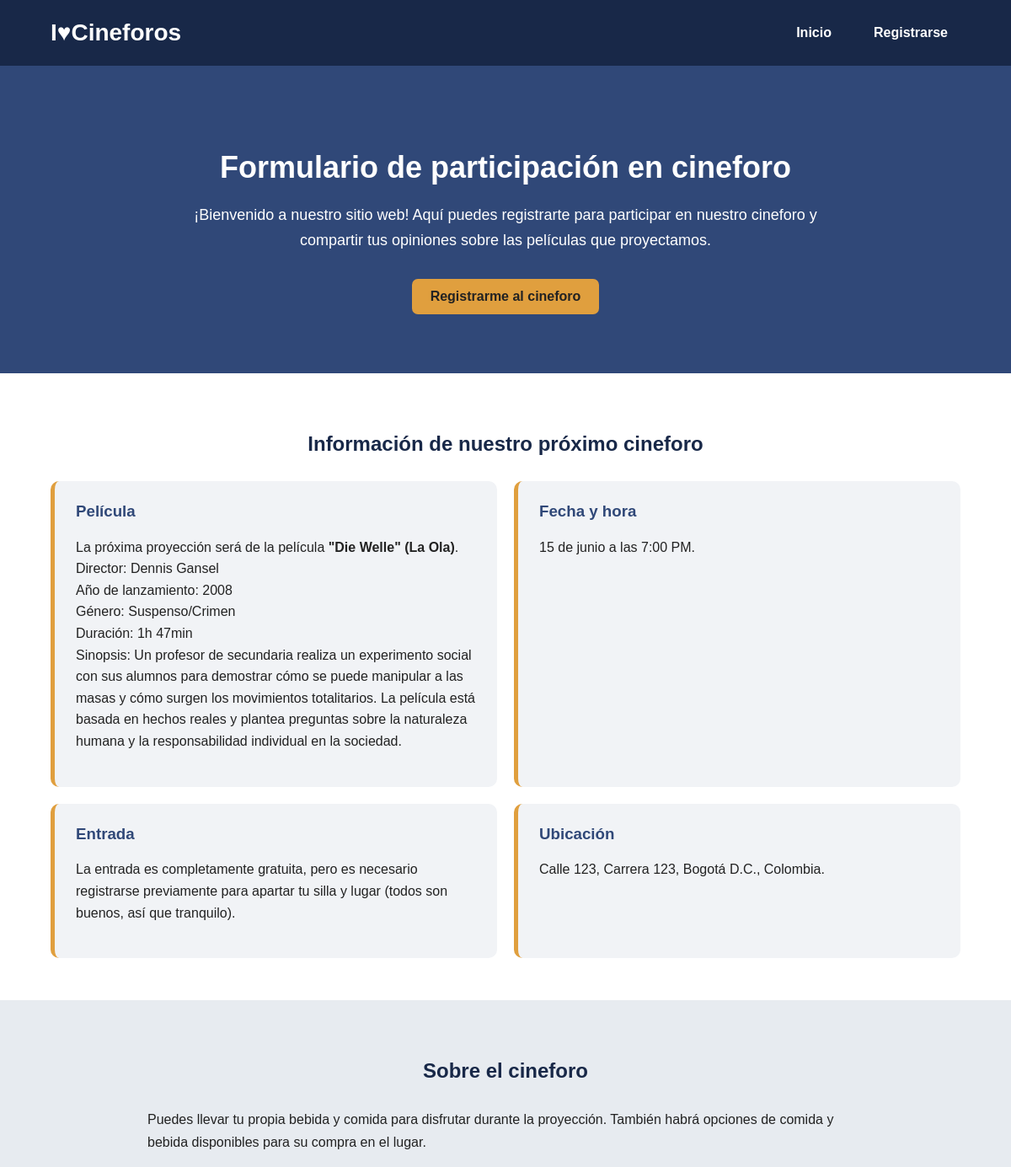
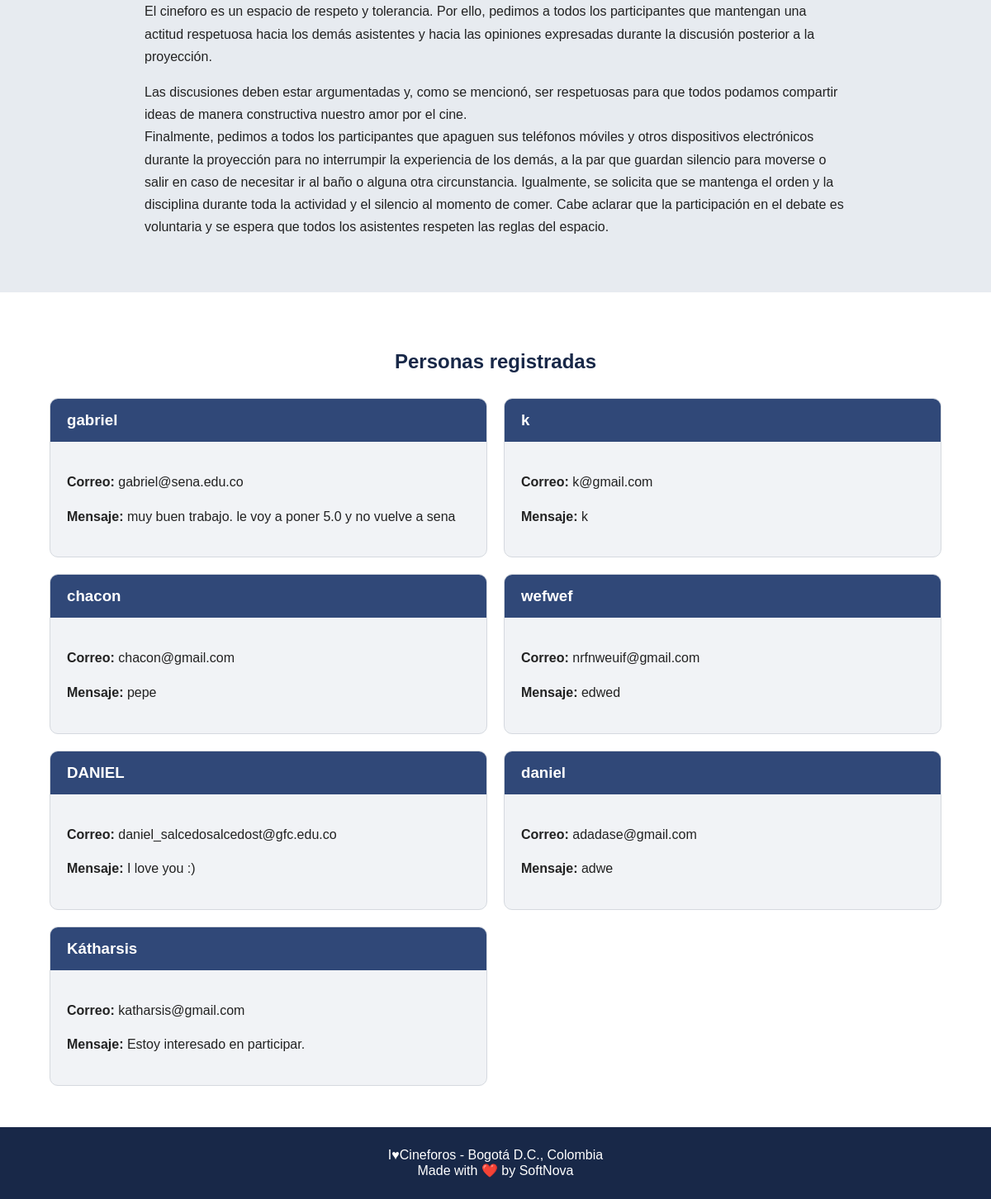
The page / on the database its author committed (2 pictures, top to bottom).
### tables this page shows
CREATE TABLE contactos (
    id INTEGER PRIMARY KEY AUTOINCREMENT,
    nombre TEXT NOT NULL,
    correo TEXT NOT NULL,
    mensaje TEXT NOT NULL
);

### app.py (the view)
@app.route("/")
def inicio():
    conexion = conectar_bd()
    contactos = conexion.execute(
        "SELECT * FROM contactos ORDER BY id DESC"
    ).fetchall()
    conexion.close()
    return render_template("index.html", contactos=contactos)

### app.py (called while the page is built)
def conectar_bd():
    conexion = sqlite3.connect(DATABASE)
    conexion.row_factory = sqlite3.Row
    return conexion

### templates/index.html (shortened to what this page needs)
<!DOCTYPE html>
<html lang="es">
<head>
    <link rel="stylesheet"
          href="{{ url_for('static', filename='css/styles.css') }}">
</head>
<body>
    <header class="encabezado">
        <div class="contenedor encabezado-contenido">
            <div class="logo">
                <h1>I♥Cineforos</h1>
            </div>
            <nav class="navegacion">
                <a href="{{ url_for('inicio') }}">
                    Inicio
                </a>
                <a href="{{ url_for('formulario') }}">
                    Registrarse
                </a>
            </nav>
        </div>
    </header>
    <main>
        <section class="hero">
            <div class="contenedor">
                <div class="hero-contenido">
                    <h2>
                        Formulario de participación en cineforo
                    </h2>
                    <p>
                        ¡Bienvenido a nuestro sitio web! Aquí puedes
                        registrarte para participar en nuestro cineforo
                        y compartir tus opiniones sobre las películas
                        que proyectamos.
                    </p>
                    <a class="boton"
                       href="{{ url_for('formulario') }}">
                        Registrarme al cineforo
                    </a>
                </div>
            </div>
        </section>
        <section class="informacion">
            <div class="contenedor">
                <h2>Información de nuestro próximo cineforo</h2>
                <div class="tarjetas">
                    <div class="tarjeta">
                        <h3>Película</h3>
                        <p>
                            La próxima proyección será de la película
                            <strong>"Die Welle" (La Ola)</strong>.
                            <br>
                            Director: Dennis Gansel
                            <br>
                            Año de lanzamiento: 2008
                            <br>
                            Género: Suspenso/Crimen
                            <br>
                            Duración: 1h 47min
                            <br>
                            Sinopsis: Un profesor de secundaria realiza un experimento social con sus alumnos para demostrar cómo se puede manipular a las masas y cómo surgen los movimientos totalitarios. La película está basada en hechos reales y plantea preguntas sobre la naturaleza humana y la responsabilidad individual en la sociedad.
                        </p>
                    </div>
                    <div class="tarjeta">
                        <h3>Fecha y hora</h3>
                        <p>
                            15 de junio a las 7:00 PM.
                        </p>
                    </div>
                    <div class="tarjeta">
                        <h3>Entrada</h3>
                        <p>
                            La entrada es completamente gratuita,
                            pero es necesario registrarse previamente para apartar tu silla y lugar (todos son buenos, así que tranquilo).
                        </p>
                    </div>
                    <div class="tarjeta">
                        <h3>Ubicación</h3>
                        <p>
                            Calle 123, Carrera 123, Bogotá D.C., Colombia.
                        </p>
                    </div>
                </div>
            </div>
        </section>
        <section class="normas">
            <div class="contenedor">
                <h2>Sobre el cineforo</h2>
                <div class="texto-normas">
                    <p>
                        Puedes llevar tu propia bebida y comida para
                        disfrutar durante la proyección. También habrá
                        opciones de comida y bebida disponibles para
                        su compra en el lugar.
                    </p>
                    <p>
                        El cineforo es un espacio de respeto y tolerancia.
                        Por ello, pedimos a todos los participantes que
                        mantengan una actitud respetuosa hacia los demás
                        asistentes y hacia las opiniones expresadas
                        durante la discusión posterior a la proyección.
                    </p>
                    <p>
                        Las discusiones deben estar argumentadas y,
                        como se mencionó, ser respetuosas para que todos podamos
                        compartir ideas de manera constructiva nuestro amor por el cine.
                        <br>
                        Finalmente, pedimos a todos los participantes que apaguen sus teléfonos móviles y otros dispositivos electrónicos durante la proyección para no interrumpir la experiencia de los demás, a la par que guardan silencio para moverse o salir en caso de necesitar ir al baño o alguna otra circunstancia. Igualmente, se solicita que se mantenga el orden y la disciplina durante toda la actividad y el silencio al momento de comer. Cabe aclarar que la participación en el debate es voluntaria y se espera que todos los asistentes respeten las reglas del espacio.
                    </p>
                </div>
            </div>
        </section>
        <section class="registros">
            <div class="contenedor">
                <h2>Personas registradas</h2>
                {% if contactos %}
                    <div class="lista-contactos">
                        {% for contacto in contactos %}
                            <div class="contacto">
                                <div class="contacto-cabecera">
                                    <h3>
                                        {{ contacto["nombre"] }}
                                    </h3>
                                </div>
                                <div class="contacto-contenido">
                                    <p>
                                        <strong>Correo:</strong>
                                        {{ contacto["correo"] }}
                                    </p>
                                    <p>
                                        <strong>Mensaje:</strong>
                                        {{ contacto["mensaje"] }}
                                    </p>
                                </div>
                            </div>
                        {% endfor %}
                    </div>
                {% endif %}
            </div>
        </section>
    </main>
    <footer class="pie">
        <div class="contenedor">
            <p>
                I♥Cineforos - Bogotá D.C., Colombia
                <br>
                Made with ❤️ by SoftNova
            </p>
        </div>
    </footer>
</body>
</html>

### static/css/styles.css (style rules this page uses)
* { box-sizing: border-box; }
body { margin: 0; font-family: Arial, sans-serif; background-color: #f1f3f6; color: #222; }
.contenedor { width: 90%; max-width: 1100px; margin: 0 auto; }
.encabezado { background-color: #182848; color: white; padding: 20px 0; }
.encabezado-contenido { display: flex; justify-content: space-between; align-items: center; }
.logo h1 { margin: 0; font-size: 28px; }
.navegacion { display: flex; gap: 20px; }
.navegacion a { color: white; text-decoration: none; font-weight: bold; padding: 10px 15px; border-radius: 6px; }
.hero { background-color: #304878; color: white; padding: 70px 0; text-align: center; }
.hero-contenido { max-width: 800px; margin: 0 auto; }
.hero h2 { font-size: 36px; margin-bottom: 20px; }
.hero p { font-size: 18px; line-height: 1.7; margin-bottom: 30px; }
.boton { display: inline-block; background-color: #e09f3e; color: #222; padding: 12px 22px; border-radius: 7px; text-decoration: none; font-weight: bold; border: none; cursor: pointer; }
.informacion { padding: 50px 0; background-color: white; }
.informacion h2, .normas h2, .registros h2 { text-align: center; margin-bottom: 30px; color: #182848; }
.tarjetas { display: grid; grid-template-columns: repeat(2, 1fr); gap: 20px; }
.tarjeta { background-color: #f1f3f6; padding: 25px; border-radius: 10px; border-left: 5px solid #e09f3e; }
.tarjeta h3 { margin-top: 0; color: #304878; }
.tarjeta p { line-height: 1.6; }
.normas { padding: 50px 0; background-color: #e7ebf0; }
.texto-normas { max-width: 850px; margin: 0 auto; }
.texto-normas p { line-height: 1.7; }
.registros { padding: 50px 0; background-color: white; }
.lista-contactos { display: grid; grid-template-columns: repeat(2, 1fr); gap: 20px; }
.contacto { background-color: #f1f3f6; border-radius: 10px; overflow: hidden; border: 1px solid #d5d9df; }
.contacto-cabecera { background-color: #304878; color: white; padding: 15px 20px; }
.contacto-cabecera h3 { margin: 0; }
.contacto-contenido { padding: 20px; }
.contacto-contenido p { line-height: 1.6; }
.pie { background-color: #182848; color: white; text-align: center; padding: 25px 0; }
.pie p { margin: 0; }

### rows shown on the page
contactos: nombre "gabriel", correo "gabriel@sena.edu.co", mensaje "muy buen trabajo. le voy a poner 5.0 y no vuelve a sena"
contactos: nombre "k", correo "k@gmail.com", mensaje "k"
contactos: nombre "chacon", correo "chacon@gmail.com", mensaje "pepe"
contactos: nombre "wefwef", correo "nrfnweuif@gmail.com", mensaje "edwed"
contactos: nombre "DANIEL", correo "daniel_salcedosalcedost@gfc.edu.co", mensaje "I love you :)"
contactos: nombre "daniel", correo "adadase@gmail.com", mensaje "adwe"
contactos: nombre "Kátharsis", correo "katharsis@gmail.com", mensaje "Estoy interesado en participar."
